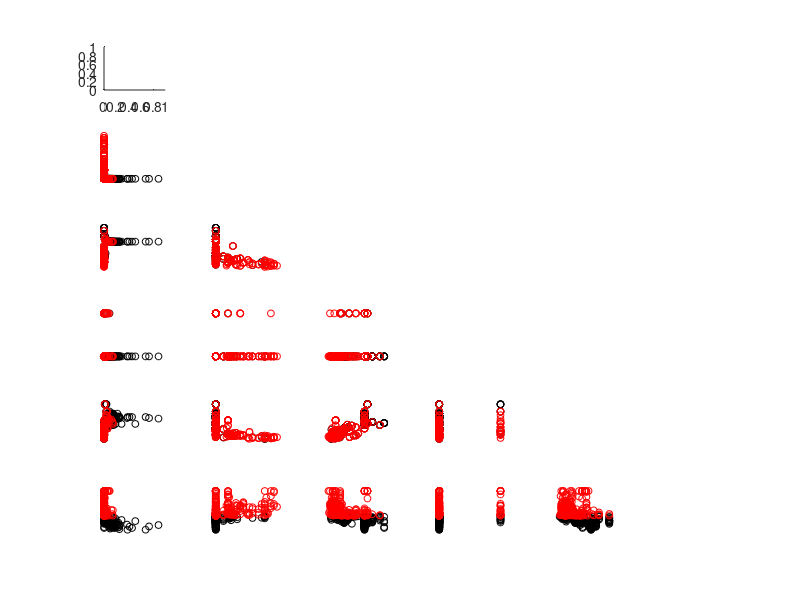

Here is the MATLAB script that generated this plot: (Note: this script raises an error after producing the figure.)
%% clear all variables
close all 
clear
clc

%% load data
x = load('bostonh.dat');   
y = x(:,1:5);

for i = 1:length(x)
    y(i,6) = x(i,14);
end

med = median(y(:,6));

k = 1;
l = 1;
for i = 1:length(y)
    if y(i,6)<med
        y1(k,:) = y(i,:);
        k       = k+1;
    else
        y2(l,:) = y(i,:);
        l       = l+1;
    end
end

for i = 2:6
    for j = 1:i-1 
        subplot(6,6,(i-1)*6+j)
        plot(y1(:,j),y1(:,i),'ok','MarkerSize',5)
        hold on
        plot(y2(:,j),y2(:,i),'or','MarkerSize',5)
        axis off
    end
end
hold off

%Creating two vectors with the values of the 
%variable 'X1' higher and respectively lower than the median

k = 1;
l = 1;
for i = 1:length(y)
    if y(i,6)<med
        low1(k) = y(i,1);
        k       = k+1;   
    else
        hi1(l) = y(i,1);
        l      = l+1;
    end
end


%Plotting the boxplots for values<median, values>median respectively

low1 = low1';
hi1  = hi1'; 

subplot(6,6,1)
hold on
auxhi1  = ones(length(low1),1).*NaN;
boxplot([low1 auxhi1],'Symbol','o','Color','k')
line([0.85 1.15],[mean(low1) mean(low1)],'Color','k','LineStyle',':','LineWidth',1.2)
auxlow1 = ones(length(hi1),1).*NaN;
boxplot([auxlow1 hi1],'Symbol','o','Color','r')
line([1.85 2.15],[mean(hi1) mean(hi1)],'Color','r','LineStyle',':','LineWidth',1.2)
ylim([2*min(low1) 4*max(hi1)])
hold off
axis off

%Creating two vectors with the values of the variable 'X2' higher and  
%repectively lower than the median

k = 1;
l = 1;
for i = 1:length(y)
    if y(i,6)<med
        low2(k) = y(i,2);
        k       = k + 1;   
    else
        hi2(l) = y(i,2);
        l      = l + 1;
    end
end


%Plotting the boxplots for values<median, values>median respectively

low2 = low2';
hi2  = hi2'; 

subplot(6,6,8)
hold on
auxhi2 = ones(length(low2),1).*NaN;
boxplot([low2 auxhi2],'Symbol','o','Color','k')
line([0.85 1.15],[mean(low2) mean(low2)],'Color','k','LineStyle',':','LineWidth',1.2)
auxlow2 = ones(length(hi2),1).*NaN;
boxplot([auxlow2 hi2],'Symbol','o','Color','r')
line([1.85 2.15],[mean(hi2) mean(hi2)],'Color','r','LineStyle',':','LineWidth',1.2)
ylim([min(low2) max(hi2)])
hold off
axis off

%Creating two vectors with the values of the 
%variable 'X3' higher and repectively lower than the median

k = 1;
l = 1;
for i = 1:length(y)
    if y(i,6)<med
        low3(k) = y(i,3);
        k       = k + 1;   
    else
        hi3(l) = y(i,3);
        l      = l + 1;
    end
end


%Plotting the boxplots for values<median, values>median respectively

low3 = low3';
hi3  = hi3'; 

subplot(6,6,15)
hold on
auxhi3  = ones(length(low3),1).*NaN;
boxplot([low3 auxhi3],'Symbol','o','Color','k')
line([0.85 1.15],[mean(low3) mean(low3)],'Color','k','LineStyle',':','LineWidth',1.2)
auxlow3 = ones(length(hi3),1).*NaN;
boxplot([auxlow3 hi3],'Symbol','o','Color','r')
line([1.85 2.15],[mean(hi3) mean(hi3)],'Color','r','LineStyle',':','LineWidth',1.2)
ylim([0.1*min(low3) 1.5*max(hi3)])
hold off
axis off

%Creating two vectors with the values of the 
%variable 'X4' higher and repectively lower than the median

k = 1;
l = 1;
for i = 1:length(y)
    if y(i,6)<med
        low4(k) = y(i,4);
        k       = k + 1;   
    else
        hi4(l) = y(i,4);
        l      = l + 1;
    end
end


%Plotting the boxplots for values<median, values>median respectively

low4 = low4';
hi4  = hi4'; 

subplot(6,6,22)
hold on
auxhi4  = ones(length(low4),1).*NaN;
boxplot([low4 auxhi4],'Symbol','o','Color','k')
line([0.85 1.15],[mean(low4) mean(low4)],'Color','k','LineStyle',':','LineWidth',1.2)
auxlow4 = ones(length(hi4),1).*NaN;
boxplot([auxlow4 hi4],'Symbol','o','Color','r')
line([1.85 2.15],[mean(hi4) mean(hi4)],'Color','r','LineStyle',':','LineWidth',1.2)
ylim([min(low4) max(hi4)])
hold off
axis off

%Creating two vectors with the values of the 
%variable 'X5' higher and repectively lower than the median

k = 1;
l = 1;
for i = 1:length(y)
    if y(i,6)<med
        low5(k) = y(i,5);
        k       = k + 1;   
    else
        hi5(l) = y(i,5);
        l      = l + 1;
    end
end

%Plotting the boxplots for values<median, values>median respectively

low5 = low5';
hi5  = hi5'; 

subplot(6,6,29)
hold on
auxhi5  = ones(length(low5),1).*NaN;
boxplot([low5 auxhi5],'Symbol','o','Color','k')
line([0.85 1.15],[mean(low5) mean(low5)],'Color','k','LineStyle',':','LineWidth',1.2)
auxlow5 = ones(length(hi5),1).*NaN;
boxplot([auxlow5 hi5],'Symbol','o','Color','r')
line([1.85 2.15],[mean(hi5) mean(hi5)],'Color','r','LineStyle',':','LineWidth',1.2)
ylim([min(low5) 1.2*max(hi5)])
hold off
axis off

%Creating two vectors with the values of the 
%variable 'X14' higher and repectively lower than the median

k = 1;
l = 1;
for i = 1:length(y)
    if y(i,6)<med
        low14(k) = y(i,6);
        k        = k + 1;   
    else
        hi14(l) = y(i,6);
        l       = l + 1;
    end
end

%Plotting the boxplots for values<median, values>median respectively

low14 = low14';
hi14  = hi14'; 

subplot(6,6,36)
hold on

auxhi14  = ones(length(low14),1).*NaN;
boxplot([low14 auxhi14],'Symbol','o','Color','k')
line([0.85 1.15],[mean(low14) mean(low14)],'Color','k','LineStyle',':','LineWidth',1.2)

auxlow14 = ones(length(hi14),1).*NaN;
boxplot([auxlow14 hi14],'Symbol','o','Color','r')
line([1.85 2.15],[mean(hi14) mean(hi14)],'Color','r','LineStyle',':','LineWidth',1.2)
ylim([min(low14) max(hi14)])

hold off
axis off